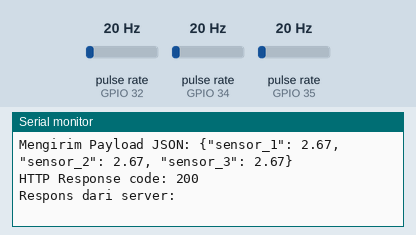
Recording of a sketch running on a simulated ESP32. Parts: the last lines printed to the serial monitor. Wiring (inferred from the names in the program): 3 × pulse sensor: data GPIO 32 / data GPIO 34 / data GPIO 35. The test bench sets the inputs (shaded band); at power-on: pulse rate (sensors on GPIO 32, GPIO 34, GPIO 35) 20 Hz. WiFi joins after 1.5 s; servers stay silent unless stated; uploads are accepted with an empty reply.

Above: at 2.7 s.
2.8 s: pulse rate (sensor on GPIO 32) set to 4 Hz
At 4.16 s:
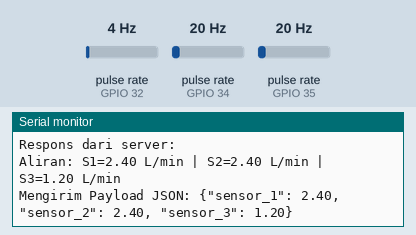
4.3 s: pulse rate (sensor on GPIO 34) set to 4 Hz
At 4.3 s:
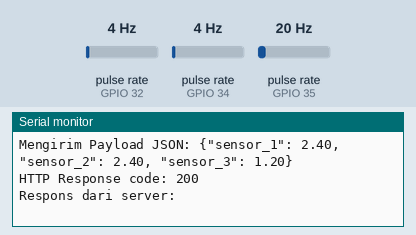
5.8 s: pulse rate (sensor on GPIO 35) set to 4 Hz
At 7.0 s:
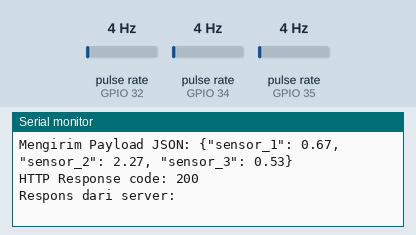
7.3 s: pulse rate (sensor on GPIO 32) set to 50 Hz
At 8.6 s:
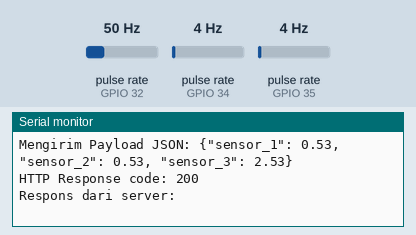
8.8 s: pulse rate (sensor on GPIO 34) set to 50 Hz
At 10.16 s:
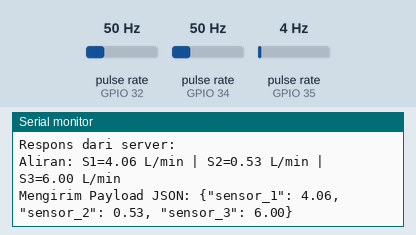
10.3 s: pulse rate (sensor on GPIO 35) set to 50 Hz
At 10.3 s:
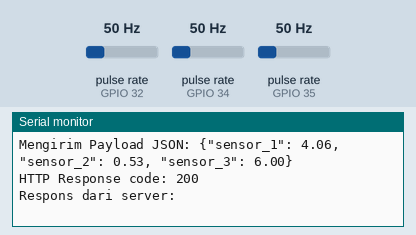
Timing chart, 0 to 12.8 s (numbered marks = the images above; inputs shaded):
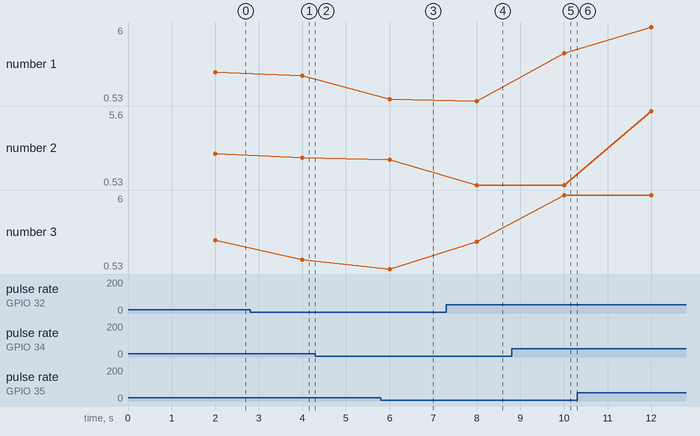

The sketch:

esp32_sensor_supabase.ino
```cpp
#include <WiFi.h>
#include <HTTPClient.h>
#include <WiFiClientSecure.h> // Wajib ditambahkan untuk koneksi HTTPS

// ==========================================
// PENGATURAN WIFI (Ganti dengan WiFi Anda)
// ==========================================
const char* ssid = "@Ruijie-sF6A8";
const char* password = "enter_jo";

// ==========================================
// PENGATURAN SUPABASE REST API
// ==========================================
const char* supabaseUrl = "https://aukvdeuzgmwfnfwbtsse.supabase.co/rest/v1/sensor_readings";
const char* supabaseKey = "eyJhbGciOiJIUzI1NiIsInR5cCI6IkpXVCJ9.eyJpc3MiOiJzdXBhYmFzZSIsInJlZiI6ImF1a3ZkZXV6Z213Zm5md2J0c3NlIiwicm9sZSI6ImFub24iLCJpYXQiOjE3NzkzMjQ4NjYsImV4cCI6MjA5NDkwMDg2Nn0.vS7SChFVtvX-WNrHLhu3WX5PnN4iFvGzxQjkXPvpTHw";

// ==========================================
// PENGATURAN PIN SENSOR WATER FLOW
// ==========================================
// Gunakan pin GPIO yang mendukung interrupt
const int sensorPin1 = 34; // S1
const int sensorPin2 = 35; // S2
const int sensorPin3 = 32; // S3

// Variabel untuk menghitung jumlah putaran (pulsa)
volatile int pulseCount1 = 0;
volatile int pulseCount2 = 0;
volatile int pulseCount3 = 0;

// Konstanta kalibrasi sensor (Tergantung jenis sensor, contoh: YF-S201 adalah 7.5)
// Q (L/min) = Frekuensi (Hz) / 7.5
const float calibrationFactor = 7.5;

// Variabel untuk menyimpan nilai liter per menit (L/min)
float flowRate1 = 0.0;
float flowRate2 = 0.0;
float flowRate3 = 0.0;

// Variabel waktu untuk interval perhitungan (milidetik)
unsigned long oldTime = 0;
const unsigned long interval = 2000; // Kirim data setiap 2 detik

// ==========================================
// FUNGSI INTERRUPT UNTUK SENSOR
// ==========================================
void IRAM_ATTR pulseCounter1() { pulseCount1++; }
void IRAM_ATTR pulseCounter2() { pulseCount2++; }
void IRAM_ATTR pulseCounter3() { pulseCount3++; }

void setup() {
  Serial.begin(115200);

  // Setup Pin Sensor sebagai INPUT
  pinMode(sensorPin1, INPUT_PULLUP);
  pinMode(sensorPin2, INPUT_PULLUP);
  pinMode(sensorPin3, INPUT_PULLUP);

  // Mendaftarkan fungsi interrupt
  attachInterrupt(digitalPinToInterrupt(sensorPin1), pulseCounter1, FALLING);
  attachInterrupt(digitalPinToInterrupt(sensorPin2), pulseCounter2, FALLING);
  attachInterrupt(digitalPinToInterrupt(sensorPin3), pulseCounter3, FALLING);

  // Koneksi ke WiFi
  WiFi.begin(ssid, password);
  Serial.print("Menghubungkan ke WiFi");
  while(WiFi.status() != WL_CONNECTED) {
    delay(500);
    Serial.print(".");
  }
  Serial.println("");
  Serial.print("Terhubung ke jaringan WiFi dengan IP Address: ");
  Serial.println(WiFi.localIP());
}

void loop() {
  // Jalankan perhitungan setiap 2 detik
  if((millis() - oldTime) > interval) {
    // Menonaktifkan interrupt sebentar saat menghitung
    detachInterrupt(digitalPinToInterrupt(sensorPin1));
    detachInterrupt(digitalPinToInterrupt(sensorPin2));
    detachInterrupt(digitalPinToInterrupt(sensorPin3));

    // Menghitung L/min: (Pulsa per detik) / Kalibrasi
    // pulseCount adalah total pulsa dalam "interval" ms
    // Frekuensi = (pulseCount * 1000) / interval

    // S1
    flowRate1 = ((1000.0 / (millis() - oldTime)) * pulseCount1) / calibrationFactor;
    // S2
    flowRate2 = ((1000.0 / (millis() - oldTime)) * pulseCount2) / calibrationFactor;
    // S3
    flowRate3 = ((1000.0 / (millis() - oldTime)) * pulseCount3) / calibrationFactor;

    oldTime = millis(); // Reset waktu

    // Tampilkan di Serial Monitor
    Serial.printf("Aliran: S1=%.2f L/min | S2=%.2f L/min | S3=%.2f L/min\n", flowRate1, flowRate2, flowRate3);

    // Kirim data ke Server jika WiFi terhubung
    if(WiFi.status() == WL_CONNECTED){
      WiFiClientSecure client;
      client.setInsecure(); // Mengizinkan HTTPS tanpa memverifikasi sertifikat SSL (sangat penting!)
      HTTPClient http;

      http.begin(client, supabaseUrl);

      // Menambahkan Header yang diminta Supabase
      http.addHeader("Content-Type", "application/json");
      http.addHeader("apikey", supabaseKey);
      String authHeader = "Bearer " + String(supabaseKey);
      http.addHeader("Authorization", authHeader);
      http.addHeader("Prefer", "return=minimal"); // Agar respon lebih cepat

      // Format JSON disesuaikan dengan kolom database Supabase (sensor_1, sensor_2, sensor_3)
      String jsonPayload = "{\"sensor_1\": " + String(flowRate1, 2) +
                           ", \"sensor_2\": " + String(flowRate2, 2) +
                           ", \"sensor_3\": " + String(flowRate3, 2) + "}";

      Serial.print("Mengirim Payload JSON: ");
      Serial.println(jsonPayload);

      int httpResponseCode = http.POST(jsonPayload);

      if (httpResponseCode > 0) {
        Serial.print("HTTP Response code: ");
        Serial.println(httpResponseCode); // Sukses biasanya 201 (Created)
        String payload = http.getString();
        Serial.println("Respons dari server: " + payload);
      } else {
        Serial.print("Error saat mengirim POST: ");
        Serial.println(httpResponseCode);
        Serial.println(http.errorToString(httpResponseCode)); // Memunculkan alasan error jika gagal
      }
      http.end(); // Bebaskan resource
    } else {
      Serial.println("Koneksi WiFi terputus");
      // Coba koneksi ulang jika diperlukan
      // WiFi.begin(ssid, password);
    }

    // Reset hitungan pulsa dan aktifkan kembali interrupt
    pulseCount1 = 0;
    pulseCount2 = 0;
    pulseCount3 = 0;
    attachInterrupt(digitalPinToInterrupt(sensorPin1), pulseCounter1, FALLING);
    attachInterrupt(digitalPinToInterrupt(sensorPin2), pulseCounter2, FALLING);
    attachInterrupt(digitalPinToInterrupt(sensorPin3), pulseCounter3, FALLING);
  }
}
```

Measured:
- after the input at 2.8 s, the serial monitor: prints a new line after 1.2 s (image 1)
- after the input at 5.8 s, the serial monitor: prints a new line after 0.20 s (image 3)
- after the input at 7.3 s, the serial monitor: prints a new line after 0.70 s (image 4)
- after the input at 8.8 s, the serial monitor: prints a new line after 1.2 s (image 5)
- plotted number 1: 0.53 → 4.06 after the input at 8.8 s
- plotted number 2: 2.4 → 2.27 after the input at 5.8 s, 0.53 → 5.6 after the input at 10.3 s
- plotted number 3: 2.67 → 1.2 after the input at 2.8 s, 0.53 → 2.53 after the input at 7.3 s
